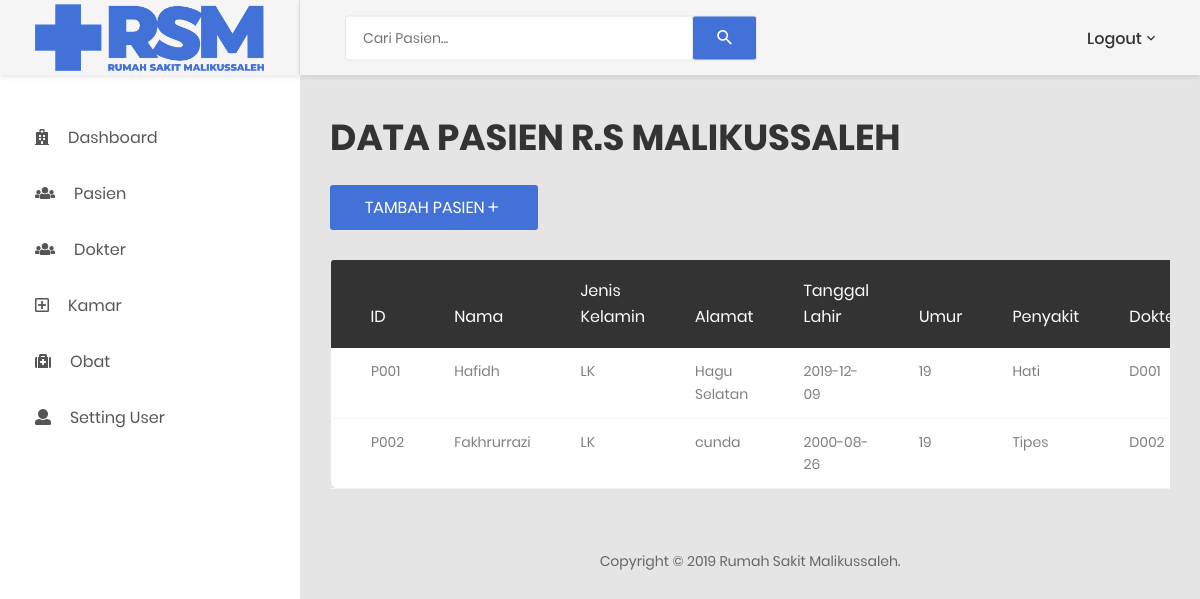
The page /pasien.php (signed in) on the database its author committed.
### tables this page shows
CREATE TABLE `pasien` (
  `ID_Pasien` varchar(4) NOT NULL,
  `Nama_Pasien` varchar(30) NOT NULL,
  `JK` varchar(2) NOT NULL,
  `Alamat` text NOT NULL,
  `tgl_lahir` date NOT NULL,
  `Umur` int(3) NOT NULL,
  `Penyakit` varchar(30) NOT NULL,
  `ID_Dokter` varchar(4) NOT NULL,
  `ID_Kamar` varchar(4) NOT NULL,
  `ID_Obat` varchar(4) NOT NULL
);

### functions.php (called while the page is built, shortened)
<?php
$conn  = mysqli_connect("Localhost","root","","judul");
function query($query){
	global $conn;
	$result = mysqli_query($conn, $query);
	$rows=[];
	while($row = mysqli_fetch_assoc($result)){
		$rows[] = $row;
	}
	return $rows;
}

### pasien.php (the view, shortened to what this page needs)
<?php
require 'functions.php';
$pasien = query("SELECT * FROM pasien");
 ?>
<!DOCTYPE html>
<html lang="en">
<head>
    <link href="css/font-face.css" rel="stylesheet" media="all">
    <link href="vendor/font-awesome-4.7/css/font-awesome.min.css" rel="stylesheet" media="all">
    <link href="vendor/font-awesome-5/css/fontawesome-all.min.css" rel="stylesheet" media="all">
    <link href="vendor/mdi-font/css/material-design-iconic-font.min.css" rel="stylesheet" media="all">
    <link href="vendor/bootstrap-4.1/bootstrap.min.css" rel="stylesheet" media="all">
    <link href="vendor/animsition/animsition.min.css" rel="stylesheet" media="all">
    <link href="vendor/bootstrap-progressbar/bootstrap-progressbar-3.3.4.min.css" rel="stylesheet" media="all">
    <link href="vendor/wow/animate.css" rel="stylesheet" media="all">
    <link href="vendor/css-hamburgers/hamburgers.min.css" rel="stylesheet" media="all">
    <link href="vendor/slick/slick.css" rel="stylesheet" media="all">
    <link href="vendor/select2/select2.min.css" rel="stylesheet" media="all">
    <link href="vendor/perfect-scrollbar/perfect-scrollbar.css" rel="stylesheet" media="all">
    <link href="css/theme.css" rel="stylesheet" media="all">
</head>
<body class="animsition">
    <div class="page-wrapper">
        <aside class="menu-sidebar d-none d-lg-block">
            <div class="logo">
                 <a href="index.php">
                    <img src="images/icon/logo.jpg" alt="RS Malikussaleh" />
                </a>
            </div>
            <div class="menu-sidebar__content js-scrollbar1">
                <nav class="navbar-sidebar">
                    <ul class="list-unstyled navbar__list">
                        <li >
                                <a href="index.php">
                                <i class="fas fa-hospital-o"></i>Dashboard</a>
                        </li>
                        <li>
                            <a href="pasien.php">
                                <i class="fas fa-users"></i>Pasien</a>
                        </li>
                        <li>
                            <a href="dokter.php">
                                <i class="fas fa-users"></i>Dokter</a>
                        </li>
                        <li>
                            <a href="kamar.php">
                                <i class="far  fa-plus-square"></i>Kamar</a>
                        </li>
                        <li>
                            <a href="obat.php">
                                <i class="fas fa-medkit"></i>Obat</a>
                        </li>
                        <li class="has-sub">
                            <a class="js-arrow" href="#">
                                <i class="fas fa-user"></i>Setting User</a>
                        </li>
                    </ul>
                </nav>
            </div>
        </aside>
        <div class="page-container">
            <header class="header-desktop">
                <div class="section__content section__content--p30">
                    <div class="container-fluid">
                        <div class="header-wrap">
                            <form class="form-header" action="" method="POST">
                                <input class="au-input au-input--xl" type="text" name="keyword" placeholder="Cari Pasien..." autofocus="" autocomplete="off" />
                                <button class="au-btn--submit" type="submit" name="cari">
                                    <i class="zmdi zmdi-search"></i>
                                </button>
                            </form>
                            <div class="header-button">
                                <div class="account-wrap">
                                    <div class="account-item clearfix js-item-menu">
                                        <div class="image">
                                        </div>
                                        <div class="content">
                                            <a class="js-acc-btn" href="#">Logout</a>
                                        </div>
                                </div>
                            </div>
                        </div>
                    </div>
                </div>
            </header>
            <div class="main-content">
                <div class="section__content section__content--p30">
                	<h1>DATA PASIEN R.S MALIKUSSALEH</h1>
                	<br>
                	<button class="au-btn au-btn-icon au-btn--blue">
                						<a href="tambahpasien.php" style="color: white;">Tambah Pasien</a>
                                        <i class="zmdi zmdi-plus"></i></button>
                        <div class="row m-t-30">
                            <div class="col-md-12">
                                <div class="table-responsive m-b-40">
                                    <table class="table table-borderless table-data3">
                                        <thead>
                                            <tr>
                                                <th>ID</th>
                                                <th>Nama</th>
                                                <th>Jenis Kelamin</th>
                                                <th>Alamat</th>
                                                <th>Tanggal Lahir</th>
                                                <th>Umur</th>
                                                <th>Penyakit</th>
                                                <th>Dokter</th>
                                            </tr>
                                        </thead>
                                        <tbody>
    <?php foreach( $pasien as $row): ?>
    <tr>
        <td><?= $row["ID_Pasien"]; ?></td>
        <td><?= $row["Nama_Pasien"]; ?></td>
        <td><?= $row["JK"]; ?></td>
        <td><?= $row["Alamat"]; ?></td>
        <td><?= $row["tgl_lahir"]; ?></td>
        <td><?= $row["Umur"]; ?></td>
        <td><?= $row["Penyakit"]; ?></td>
        <td><?= $row["ID_Dokter"]; ?></td>
    </tr>
<?php endforeach; ?>
                                        </tbody>
                                    </table>
                                </div>
                            </div>
                        </div>
                        <div class="row">
                            <div class="col-md-12">
                                <div class="copyright">
                                    <p>Copyright © 2019 Rumah Sakit Malikussaleh.</p>
                                </div>
                            </div>
                        </div>
                    </div>
                </div>
            </div>
        </div>
</body>
</html>

### rows shown on the page
pasien: ID_Pasien "P001", Nama_Pasien "Hafidh", JK "LK", Alamat "Hagu Selatan", tgl_lahir "2019-12-09", Umur "19", Penyakit "Hati", ID_Dokter "D001"
pasien: ID_Pasien "P002", Nama_Pasien "Fakhrurrazi", JK "LK", Alamat "cunda", tgl_lahir "2000-08-26", Umur "19", Penyakit "Tipes", ID_Dokter "D002"
